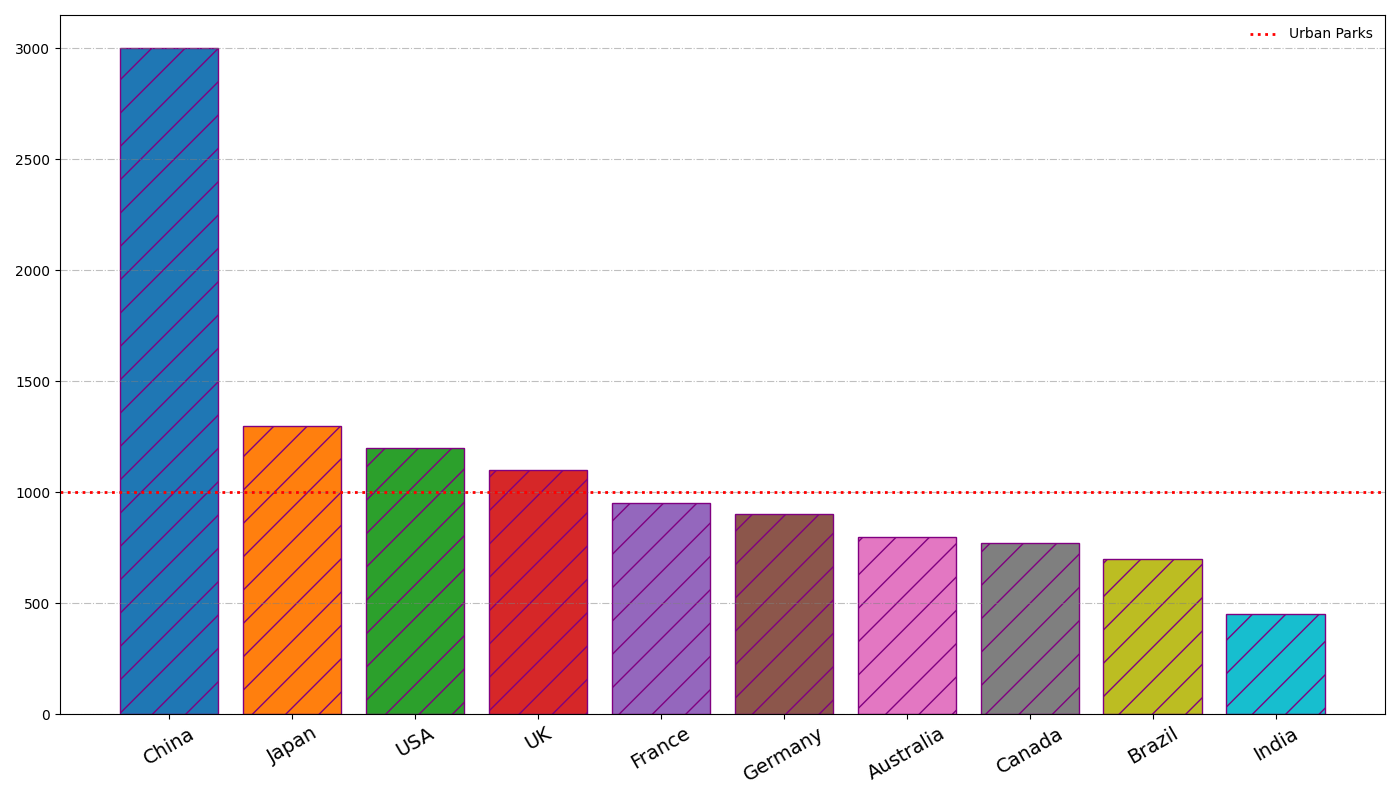

The script that drew this image:
import matplotlib.pyplot as plt
import numpy as np

# Data
countries = ['USA', 'China', 'Germany', 'Brazil', 'India', 'UK', 'France', 'Australia', 'Canada', 'Japan']
urban_parks = np.array([1200, 3000, 900, 700, 450, 1100, 950, 800, 770, 1300])

# Sort data by number of urban parks in descending order
sorted_indices = np.argsort(-urban_parks)
sorted_countries = [countries[i] for i in sorted_indices]
sorted_urban_parks = urban_parks[sorted_indices]

# New set of colors for the bars
colors = ['#1f77b4', '#ff7f0e', '#2ca02c', '#d62728', '#9467bd',
          '#8c564b', '#e377c2', '#7f7f7f', '#bcbd22', '#17becf']

# Plot with new color scheme
plt.figure(figsize=(14, 8))
plt.bar(sorted_countries, sorted_urban_parks, color=colors, edgecolor='purple', hatch='/')

# Enhancements with manual stylistic elements
plt.xticks(rotation=30, fontsize=14)
plt.yticks(fontsize=10)
plt.grid(axis='y', linestyle='-.', alpha=0.5, color='gray')
plt.axhline(y=1000, color='r', linestyle=':', linewidth=2)
plt.legend(['Urban Parks'], loc='upper right', frameon=False)

# Display the plot
plt.tight_layout()
plt.show()
